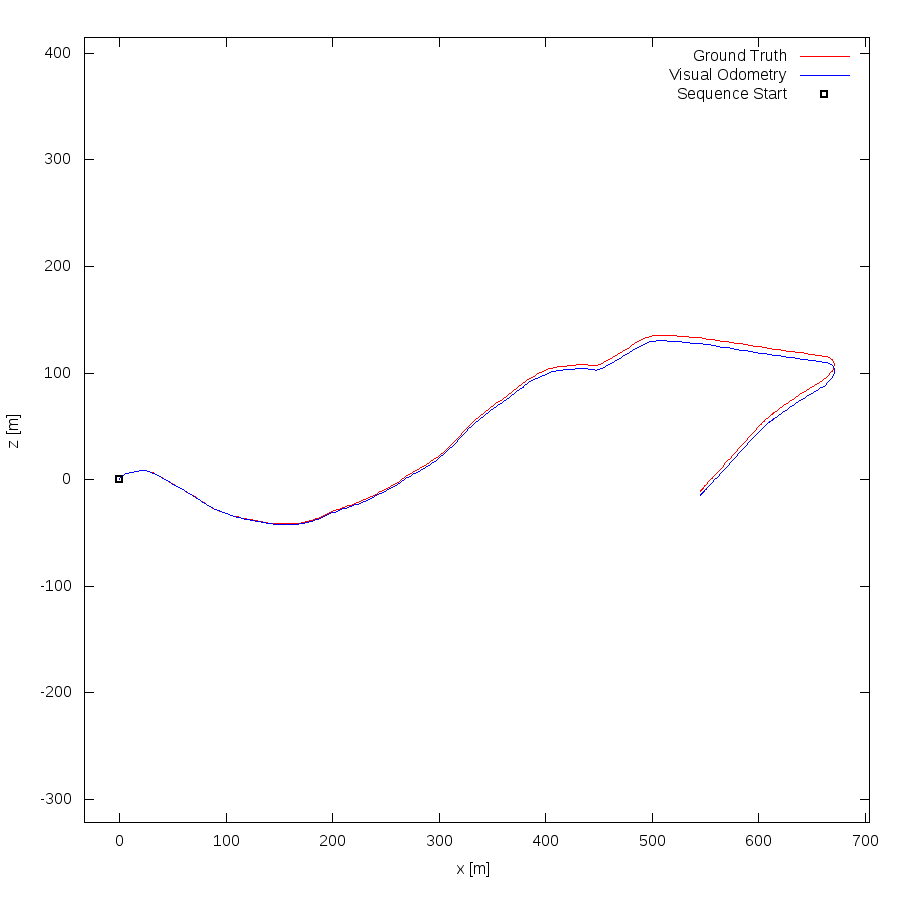

Source code (gnuplot):
set term postscript eps enhanced color
set output "21.eps"
set size ratio -1
set xrange [-33:704]
set yrange [-322:415]
set xlabel "x [m]"
set ylabel "z [m]"
plot "21.txt" using 1:2 lc rgb "#FF0000" title 'Ground Truth' w lines,"21.txt" using 3:4 lc rgb "#0000FF" title 'Visual Odometry' w lines,"< head -1 21.txt" using 1:2 lc rgb "#000000" pt 4 ps 1 lw 2 title 'Sequence Start' w points
